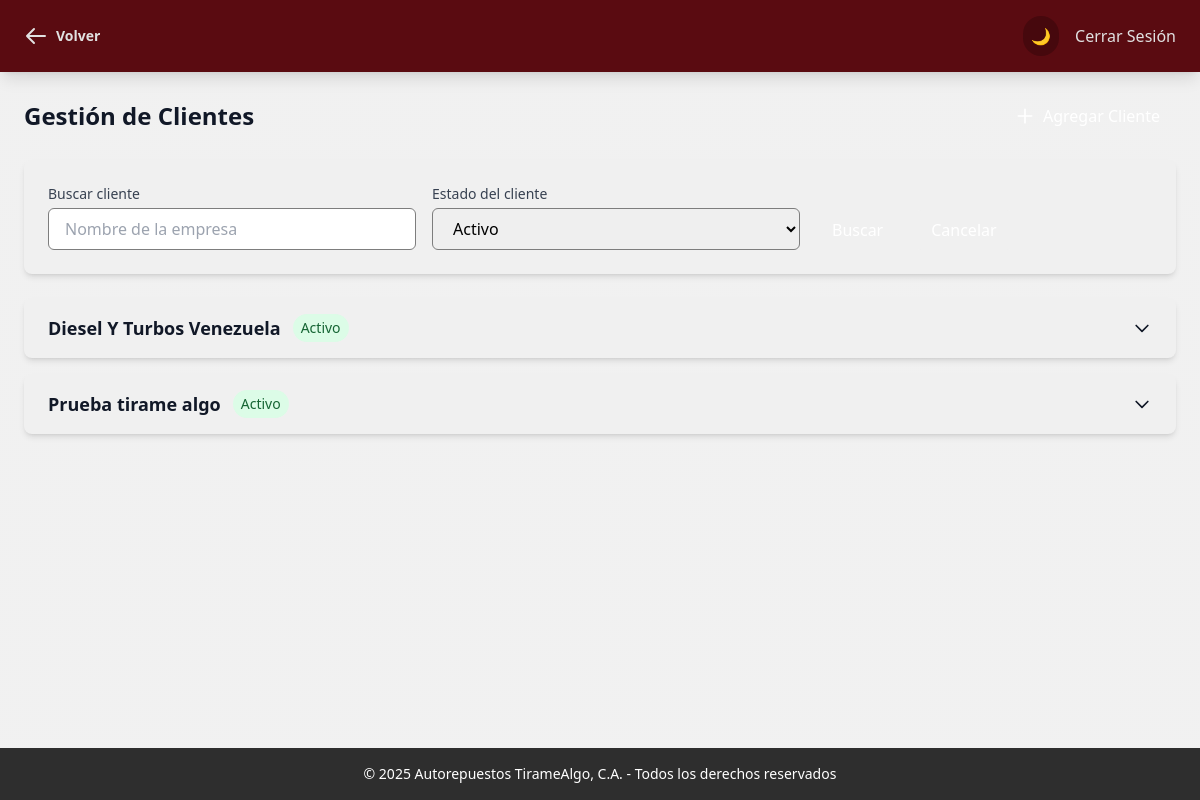
The page /panelAdmin/verClientes.php?estado=Activo (signed in) on the database its author committed.
### tables this page shows
CREATE TABLE `clientes` (
  `id` int(11) NOT NULL,
  `nombre_empresa` varchar(60) NOT NULL,
  `rif` varchar(15) NOT NULL,
  `telefono_empresa` varchar(13) NOT NULL,
  `direccion` varchar(255) NOT NULL,
  `nombre_encargado` varchar(60) NOT NULL,
  `cedula_encargado` varchar(13) NOT NULL,
  `telefono_encargado` varchar(13) NOT NULL,
  `correo` varchar(60) DEFAULT NULL,
  `contrasena` varchar(16) NOT NULL,
  `estado_cliente` enum('Activo','Inactivo') DEFAULT 'Activo',
  `intentos` int(11) NOT NULL DEFAULT 0
);

### panelAdmin/verClientes.php (the view, shortened to what this page needs)
<?php
require '../logica/conexionbdd.php';
$search = isset($_GET['search']) ? $conn->real_escape_string($_GET['search']) : '';
$estado = isset($_GET['estado']) ? $conn->real_escape_string($_GET['estado']) : '';
$sql = "SELECT * FROM clientes";
$conditions = [];
if ($estado) {
    $conditions[] = "estado_cliente = '$estado'";
}
if (count($conditions) > 0) {
    $sql .= " WHERE " . implode(' AND ', $conditions);
}
$result = $conn->query($sql);
$clientes = [];
if ($result->num_rows > 0) {
    while ($row = $result->fetch_assoc()) {
        $clientes[] = $row;
    }
}
?>
<!DOCTYPE html>
<html lang="es" class="dark">
<head>
  <script src="https://cdn.tailwindcss.com"></script>
    <script src="../js/tailwind_config.js"></script>
    <link rel="stylesheet" href="../css/global_style.css">
</head>
<body class="bg-pattern transition-colors duration-200">
  <nav class="bg-custom-wineDeep dark:bg-custom-wineDeep text-custom-silver px-6 py-4 fixed w-full top-0 z-50 shadow-lg">
      <div class="flex justify-between items-center">
          <div class="text-xl font-bold">
              <a href="admin.php"
          class="text-xl hover:text-gray-200 transition-colors duration-200 flex items-center gap-2 cursor-pointer">
              <svg class="w-6 h-6" fill="none" stroke="currentColor" viewBox="0 0 24 24">
                  <path stroke-linecap="round" stroke-linejoin="round" stroke-width="2" d="M10 19l-7-7m0 0l7-7m-7 7h18"/>
              </svg>
              <span class="text-sm">Volver</span>
              </a>
          </div>
          <div class="flex items-center gap-4">
             <button
                    onclick="toggleDarkMode()"
                    class="p-2 rounded-full bg-custom-wineDark dark:bg-custom-red hover:bg-custom-red dark:hover:bg-custom-wineDark transition-colors duration-200"
                    aria-label="Alternar entre modo oscuro y claro"
                >
                    <span class="dark:hidden">🌙</span>
                </button>
              <a href="../logica/cerrar-sesion.php" class="hover:underline">Cerrar Sesión</a>
          </div>
      </div>
  </nav>
  <main class="pt-24 px-6 pb-20">
      <div class="max-w-7xl mx-auto mb-6 flex justify-between items-center">
          <h1 class="text-2xl font-bold text-gray-900 dark:text-white">Gestión de Clientes</h1>
          <a href="agregarCliente.php"
              class="bg-custom-blue hover:bg-custom-blue-light text-white px-4 py-2 rounded-md
                  transition-colors duration-200 flex items-center gap-2">
              <svg class="w-5 h-5" fill="none" stroke="currentColor" viewBox="0 0 24 24">
                  <path stroke-linecap="round" stroke-linejoin="round" stroke-width="2" d="M12 4v16m8-8H4"/>
              </svg>
          </a>
      </div>
      <div class="max-w-7xl mx-auto bg-custom-silverLight dark:bg-custom-steelDark rounded-lg shadow-md p-6 mb-6">
          <form method="GET" action="verClientes.php" class="flex flex-col md:flex-row gap-4 items-end">
          <div class="w-full md:w-1/3">
              <label class="block text-sm font-medium text-gray-700 dark:text-gray-300 mb-1">
              Buscar cliente
              </label>
              <input
              type="text"
              name="search"
              placeholder="Nombre de la empresa"
              class="w-full px-4 py-2 rounded-md border border-custom-gray dark:border-custom-gray
                    dark:bg-custom-gray dark:text-custom-silverLight focus:ring-2 focus:ring-custom-red">
          </div>
        <div class="w-full md:w-1/3">
            <label class="block text-sm font-medium text-gray-700 dark:text-gray-300 mb-1">
                Estado del cliente
            </label>
            <select name="estado" class="w-full px-4 py-2 rounded-md border border-custom-gray dark:border-custom-gray
                        dark:bg-custom-gray dark:text-custom-silverLight focus:ring-2 focus:ring-custom-red">
                <option value="activo" <?php echo (isset($_GET['estado']) && $_GET['estado'] == 'Activo' ? 'selected' : ''); ?>>Activo</option>
            </select>
        </div>
          <button type="submit" class="w-full md:w-auto px-4 py-2 bg-custom-blue hover:bg-custom-blue-light text-white
              rounded-md transition-colors duration-200">
          </button>
          <?php if (!empty($search) || !empty($estado)): ?>
            <a href="verClientes.php" class="w-full md:w-auto px-4 py-2 bg-custom-silverLight hover:bg-gray-600 dark:bg-custom-steelDark
                        dark:hover:bg-gray-700 text-white rounded-md transition-colors duration-200 text-center">
            </a>
        <?php endif; ?>
          </form>
      </div>
      <div class="max-w-7xl mx-auto">
          <?php foreach ($clientes as $cliente): ?>
          <div class="bg-custom-silverLight dark:bg-custom-steelDark rounded-lg shadow-md overflow-hidden mb-4">
              <button onclick="toggleCliente('cliente<?php echo $cliente['id']; ?>')"
                      class="w-full px-6 py-4 flex justify-between items-center text-left text-gray-900 dark:text-white hover:bg-gray-50 dark:hover:bg-gray-700">
                  <div class="flex items-center">
                      <span class="text-lg font-semibold"><?php echo $cliente['nombre_empresa']; ?></span>
                      <?php if ($cliente['estado_cliente'] == 'Inactivo'): ?>
                      <span class="ml-3 px-2 py-1 text-sm bg-red-100 text-red-800 dark:bg-red-900 dark:text-red-200 rounded-full">
                          Usuario Bloqueado
                      </span>
                      <?php else: ?>
                        <span class="ml-3 px-2 py-1 text-sm bg-green-100 text-green-800 dark:bg-green-900 dark:text-green-200 rounded-full">
                            Activo
                        </span>
                        <?php endif; ?>
                  </div>
                  <svg id="arrow-cliente<?php echo $cliente['id']; ?>" class="w-5 h-5 transform transition-transform duration-200" fill="none" stroke="currentColor" viewBox="0 0 24 24">
                      <path stroke-linecap="round" stroke-linejoin="round" stroke-width="2" d="M19 9l-7 7-7-7"/>
                  </svg>
              </button>
          </div>
          <?php endforeach; ?>
      </div>
  </main>
  <footer class="bg-custom-steelDark dark:bg-custom-black text-white text-center py-4 fixed bottom-0 w-full text-sm">
      <p>&copy; 2025 Autorepuestos TirameAlgo, C.A. - Todos los derechos reservados</p>
  </footer>
</body>
</html>

### css/global_style.css (style rules this page uses)
.bg-pattern { background-image: linear-gradient(to bottom, rgba(240, 240, 240, 0.95) 0%, rgba(240, 240, 240, 0.95) 100%); background-size: cover; background-position: center; background-attachment: fixed; }

### rows shown on the page
clientes: nombre_empresa "Diesel Y Turbos Venezuela", estado_cliente "Activo"
clientes: nombre_empresa "Prueba tirame algo", estado_cliente "Activo"
